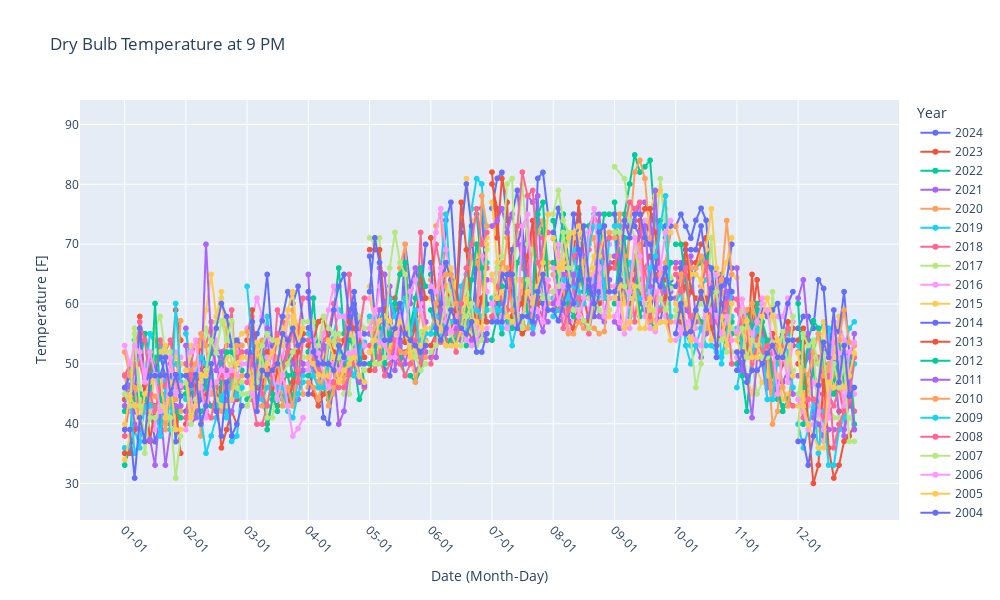

Notebook source saved alongside this figure:
### Markdown cell above
The same raw datawith plotly express.

### Code cell
import plotly.express as px

# Create a list to store all the data
plot_data = []

# Process each year's data
for year, df in dfs.items():
    # Filter for 9 PM readings
    df_9pm = df[df['DATE'].dt.hour == 21]
    df_9pm = df_9pm.groupby(df_9pm['DATE'].dt.date).first()
    df_9pm['month_day'] = pd.to_datetime(df_9pm.index).strftime('%m-%d')
    df_9pm['Year'] = year  # Add year for coloring
    
    plot_data.append(df_9pm)

# Combine all years' data
all_data = pd.concat(plot_data)

# Create the plot
fig = px.line(all_data, 
              x='month_day',
              y='HourlyDryBulbTemperature',
              color='Year',
              markers=True,
              title='Dry Bulb Temperature at 9 PM')

# Update layout
fig.update_layout(
    xaxis_title='Date (Month-Day)',
    yaxis_title='Temperature [F]',
    xaxis=dict(
        tickmode='array',
        ticktext=[f"{m:02d}-01" for m in range(1, 13)],
        tickvals=[f"{m:02d}-01" for m in range(1, 13)],
        tickangle=45
    ),
    width=1000,
    height=600
)

### Figure 1 — Plotly figure (JSON) as saved in the notebook; plotly's stock layout.template omitted (floating-point values rounded to 4 significant figures; data arrays with more than 128 entries replaced by an {"elided": "..."} marker saying what was removed)
{"data": [{"hovertemplate": "Year=2024<br>month_day=%{x}<br>HourlyDryBulbTemperature=%{y}<extra></extra>", "legendgroup": "2024", "line": {"color": "#636efa", "dash": "solid"}, "marker": {"symbol": "circle"}, "mode": "lines+markers", "name": "2024", "showlegend": true, "type": "scattergl", "x": {"elided": "298 str values"}, "xaxis": "x", "y": {"elided": "298 int values"}, "yaxis": "y"}, {"hovertemplate": "Year=2023<br>month_day=%{x}<br>HourlyDryBulbTemperature=%{y}<extra></extra>", "legendgroup": "2023", "line": {"color": "#EF553B", "dash": "solid"}, "marker": {"symbol": "circle"}, "mode": "lines+markers", "name": "2023", "showlegend": true, "type": "scattergl", "x": {"elided": "365 str values"}, "xaxis": "x", "y": {"elided": "365 float values"}, "yaxis": "y"}, {"hovertemplate": "Year=2022<br>month_day=%{x}<br>HourlyDryBulbTemperature=%{y}<extra></extra>", "legendgroup": "2022", "line": {"color": "#00cc96", "dash": "solid"}, "marker": {"symbol": "circle"}, "mode": "lines+markers", "name": "2022", "showlegend": true, "type": "scattergl", "x": {"elided": "364 str values"}, "xaxis": "x", "y": {"elided": "364 float values"}, "yaxis": "y"}, {"hovertemplate": "Year=2021<br>month_day=%{x}<br>HourlyDryBulbTemperature=%{y}<extra></extra>", "legendgroup": "2021", "line": {"color": "#ab63fa", "dash": "solid"}, "marker": {"symbol": "circle"}, "mode": "lines+markers", "name": "2021", "showlegend": true, "type": "scattergl", "x": {"elided": "365 str values"}, "xaxis": "x", "y": {"elided": "365 float values"}, "yaxis": "y"}, {"hovertemplate": "Year=2020<br>month_day=%{x}<br>HourlyDryBulbTemperature=%{y}<extra></extra>", "legendgroup": "2020", "line": {"color": "#FFA15A", "dash": "solid"}, "marker": {"symbol": "circle"}, "mode": "lines+markers", "name": "2020", "showlegend": true, "type": "scattergl", "x": {"elided": "365 str values"}, "xaxis": "x", "y": {"elided": "365 float values"}, "yaxis": "y"}, {"hovertemplate": "Year=2019<br>month_day=%{x}<br>HourlyDryBulbTemperature=%{y}<extra></extra>", "legendgroup": "2019", "line": {"color": "#19d3f3", "dash": "solid"}, "marker": {"symbol": "circle"}, "mode": "lines+markers", "name": "2019", "showlegend": true, "type": "scattergl", "x": {"elided": "365 str values"}, "xaxis": "x", "y": {"elided": "365 float values"}, "yaxis": "y"}, {"hovertemplate": "Year=2018<br>month_day=%{x}<br>HourlyDryBulbTemperature=%{y}<extra></extra>", "legendgroup": "2018", "line": {"color": "#FF6692", "dash": "solid"}, "marker": {"symbol": "circle"}, "mode": "lines+markers", "name": "2018", "showlegend": true, "type": "scattergl", "x": {"elided": "364 str values"}, "xaxis": "x", "y": {"elided": "364 float values"}, "yaxis": "y"}, {"hovertemplate": "Year=2017<br>month_day=%{x}<br>HourlyDryBulbTemperature=%{y}<extra></extra>", "legendgroup": "2017", "line": {"color": "#B6E880", "dash": "solid"}, "marker": {"symbol": "circle"}, "mode": "lines+markers", "name": "2017", "showlegend": true, "type": "scattergl", "x": {"elided": "363 str values"}, "xaxis": "x", "y": {"elided": "363 float values"}, "yaxis": "y"}, {"hovertemplate": "Year=2016<br>month_day=%{x}<br>HourlyDryBulbTemperature=%{y}<extra></extra>", "legendgroup": "2016", "line": {"color": "#FF97FF", "dash": "solid"}, "marker": {"symbol": "circle"}, "mode": "lines+markers", "name": "2016", "showlegend": true, "type": "scattergl", "x": {"elided": "365 str values"}, "xaxis": "x", "y": {"elided": "365 float values"}, "yaxis": "y"}, {"hovertemplate": "Year=2015<br>month_day=%{x}<br>HourlyDryBulbTemperature=%{y}<extra></extra>", "legendgroup": "2015", "line": {"color": "#FECB52", "dash": "solid"}, "marker": {"symbol": "circle"}, "mode": "lines+markers", "name": "2015", "showlegend": true, "type": "scattergl", "x": {"elided": "365 str values"}, "xaxis": "x", "y": {"elided": "365 float values"}, "yaxis": "y"}, {"hovertemplate": "Year=2014<br>month_day=%{x}<br>HourlyDryBulbTemperature=%{y}<extra></extra>", "legendgroup": "2014", "line": {"color": "#636efa", "dash": "solid"}, "marker": {"symbol": "circle"}, "mode": "lines+markers", "name": "2014", "showlegend": true, "type": "scattergl", "x": {"elided": "365 str values"}, "xaxis": "x", "y": {"elided": "365 float values"}, "yaxis": "y"}, {"hovertemplate": "Year=2013<br>month_day=%{x}<br>HourlyDryBulbTemperature=%{y}<extra></extra>", "legendgroup": "2013", "line": {"color": "#EF553B", "dash": "solid"}, "marker": {"symbol": "circle"}, "mode": "lines+markers", "name": "2013", "showlegend": true, "type": "scattergl", "x": {"elided": "364 str values"}, "xaxis": "x", "y": {"elided": "364 float values"}, "yaxis": "y"}, {"hovertemplate": "Year=2012<br>month_day=%{x}<br>HourlyDryBulbTemperature=%{y}<extra></extra>", "legendgroup": "2012", "line": {"color": "#00cc96", "dash": "solid"}, "marker": {"symbol": "circle"}, "mode": "lines+markers", "name": "2012", "showlegend": true, "type": "scattergl", "x": {"elided": "366 str values"}, "xaxis": "x", "y": {"elided": "366 float values"}, "yaxis": "y"}, {"hovertemplate": "Year=2011<br>month_day=%{x}<br>HourlyDryBulbTemperature=%{y}<extra></extra>", "legendgroup": "2011", "line": {"color": "#ab63fa", "dash": "solid"}, "marker": {"symbol": "circle"}, "mode": "lines+markers", "name": "2011", "showlegend": true, "type": "scattergl", "x": {"elided": "365 str values"}, "xaxis": "x", "y": {"elided": "365 float values"}, "yaxis": "y"}, {"hovertemplate": "Year=2010<br>month_day=%{x}<br>HourlyDryBulbTemperature=%{y}<extra></extra>", "legendgroup": "2010", "line": {"color": "#FFA15A", "dash": "solid"}, "marker": {"symbol": "circle"}, "mode": "lines+markers", "name": "2010", "showlegend": true, "type": "scattergl", "x": {"elided": "365 str values"}, "xaxis": "x", "y": {"elided": "365 float values"}, "yaxis": "y"}, {"hovertemplate": "Year=2009<br>month_day=%{x}<br>HourlyDryBulbTemperature=%{y}<extra></extra>", "legendgroup": "2009", "line": {"color": "#19d3f3", "dash": "solid"}, "marker": {"symbol": "circle"}, "mode": "lines+markers", "name": "2009", "showlegend": true, "type": "scattergl", "x": {"elided": "364 str values"}, "xaxis": "x", "y": {"elided": "364 float values"}, "yaxis": "y"}, {"hovertemplate": "Year=2008<br>month_day=%{x}<br>HourlyDryBulbTemperature=%{y}<extra></extra>", "legendgroup": "2008", "line": {"color": "#FF6692", "dash": "solid"}, "marker": {"symbol": "circle"}, "mode": "lines+markers", "name": "2008", "showlegend": true, "type": "scattergl", "x": {"elided": "366 str values"}, "xaxis": "x", "y": {"elided": "366 float values"}, "yaxis": "y"}, {"hovertemplate": "Year=2007<br>month_day=%{x}<br>HourlyDryBulbTemperature=%{y}<extra></extra>", "legendgroup": "2007", "line": {"color": "#B6E880", "dash": "solid"}, "marker": {"symbol": "circle"}, "mode": "lines+markers", "name": "2007", "showlegend": true, "type": "scattergl", "x": {"elided": "363 str values"}, "xaxis": "x", "y": {"elided": "363 float values"}, "yaxis": "y"}, {"hovertemplate": "Year=2006<br>month_day=%{x}<br>HourlyDryBulbTemperature=%{y}<extra></extra>", "legendgroup": "2006", "line": {"color": "#FF97FF", "dash": "solid"}, "marker": {"symbol": "circle"}, "mode": "lines+markers", "name": "2006", "showlegend": true, "type": "scattergl", "x": {"elided": "363 str values"}, "xaxis": "x", "y": {"elided": "363 float values"}, "yaxis": "y"}, {"hovertemplate": "Year=2005<br>month_day=%{x}<br>HourlyDryBulbTemperature=%{y}<extra></extra>", "legendgroup": "2005", "line": {"color": "#FECB52", "dash": "solid"}, "marker": {"symbol": "circle"}, "mode": "lines+markers", "name": "2005", "showlegend": true, "type": "scattergl", "x": {"elided": "363 str values"}, "xaxis": "x", "y": {"elided": "363 float values"}, "yaxis": "y"}, {"hovertemplate": "Year=2004<br>month_day=%{x}<br>HourlyDryBulbTemperature=%{y}<extra></extra>", "legendgroup": "2004", "line": {"color": "#636efa", "dash": "solid"}, "marker": {"symbol": "circle"}, "mode": "lines+markers", "name": "2004", "showlegend": true, "type": "scattergl", "x": {"elided": "363 str values"}, "xaxis": "x", "y": {"elided": "363 float values"}, "yaxis": "y"}], "layout": {"height": 600, "legend": {"title": {"text": "Year"}, "tracegroupgap": 0}, "title": {"text": "Dry Bulb Temperature at 9 PM"}, "width": 1000, "xaxis": {"anchor": "y", "domain": [0, 1], "tickangle": 45, "tickmode": "array", "ticktext": ["01-01", "02-01", "03-01", "04-01", "05-01", "06-01", "07-01", "08-01", "09-01", "10-01", "11-01", "12-01"], "tickvals": ["01-01", "02-01", "03-01", "04-01", "05-01", "06-01", "07-01", "08-01", "09-01", "10-01", "11-01", "12-01"], "title": {"text": "Date (Month-Day)"}}, "yaxis": {"anchor": "x", "domain": [0, 1], "title": {"text": "Temperature [F]"}}}}
